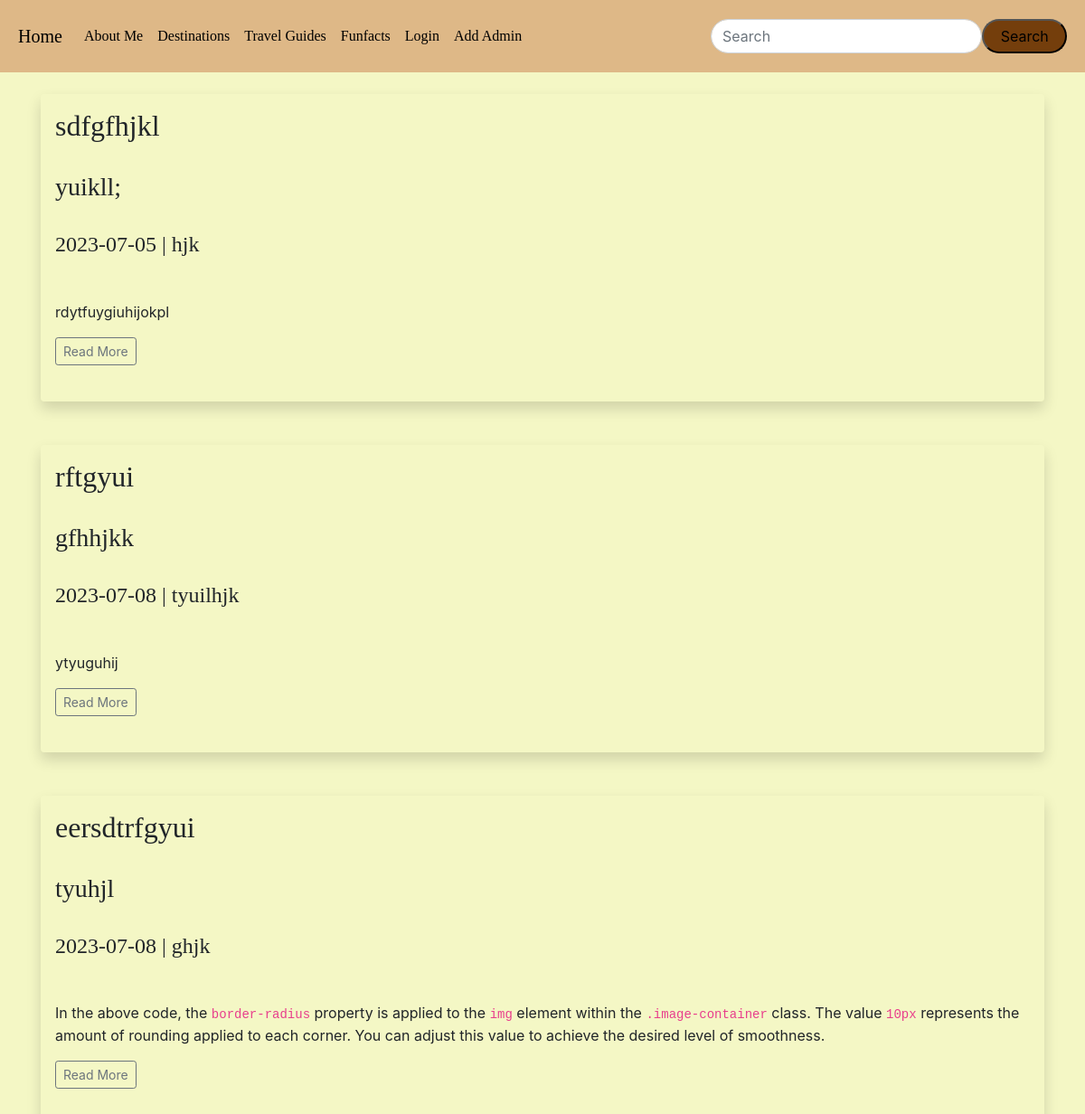
The page /posts on the database its author committed.
### app.py (models this page shows)
class Posts(db.Model):
    __tablename__ = 'posts'
    id = db.Column(db.Integer, primary_key=True)
    title = db.Column(db.String(200), nullable=False)
    subtitle = db.Column(db.String(200), nullable=False)
    date_posted = db.Column(db.Date, default=date.today)
    content = db.Column(db.Text, nullable=False)
    slug = db.Column(db.String(200), nullable=False)
    latitude = db.Column(db.Float, nullable=False)
    longitude = db.Column(db.Float, nullable=False)

### app.py (the view)
@app.route('/posts')
def posts():
    posts = Posts.query.order_by(Posts.date_posted)
    return render_template("posts.html", posts=posts)

### app.py
class SearchForm(FlaskForm):
    searched = StringField("Searched", validators=[DataRequired()])
    submit = SubmitField("Search")

### app.py (called while the page is built)
@app.context_processor
def base():
    form = SearchForm()
    return dict(form=form)

### templates/posts.html (shortened to what this page needs)
{% extends 'base.html' %}
{% block content %}
<h1 style="font-family: Papyrus;" >Travel Guides</h1>
<br/>
{% for post in posts %}
<div class="shadow p-3 mb-5 bg-body rounded" >
    <h2 style="font-family: Papyrus;">{{ post.title }}</h2><br/>
    <h3 style="font-family: Papyrus;">{{ post.subtitle }}</h3><br/>
    <h4 style="font-family: Papyrus;">{{ post.date_posted }} | {{ post.slug }}</h4><br/>
    <p style="font-family: Papyrus;">{{ post.content.split('\n')[0] | safe }}</p>
    {% if post.content.split('\n')|length > 1 %}
        <a href="{{ url_for('post', id=post.id) }}" "javascript:void(0);" onclick="toggleContent('post{{ post.id }}')" class="btn btn-outline-secondary btn-sm">Read More</a>
    {% endif %}
    <br/><br/>
</div>
{% endfor %}
{% endblock %}

### static/styles.css (style rules this page uses)
body, html { margin: 0; padding: 0; }
h2 { font-family: Papyrus; }
body { background-color: #f4f7c5; }

### rows shown on the page
Posts: title "sdfgfhjkl", subtitle "yuikll;", date_posted "2023-07-05", slug "hjk", content "rdytfuygiuhijokpl"
Posts: title "rftgyui", subtitle "gfhhjkk", date_posted "2023-07-08", slug "tyuilhjk", content "ytyuguhij"
Posts: title "eersdtrfgyui", subtitle "tyuhjl", date_posted "2023-07-08", slug "ghjk", content "In the above code, the border-radius property is applied to the img element within the .image-container class. The value 10px represents the amount of rounding applied to each corner. You can adjust this value to achieve the desired level of smoothness."
